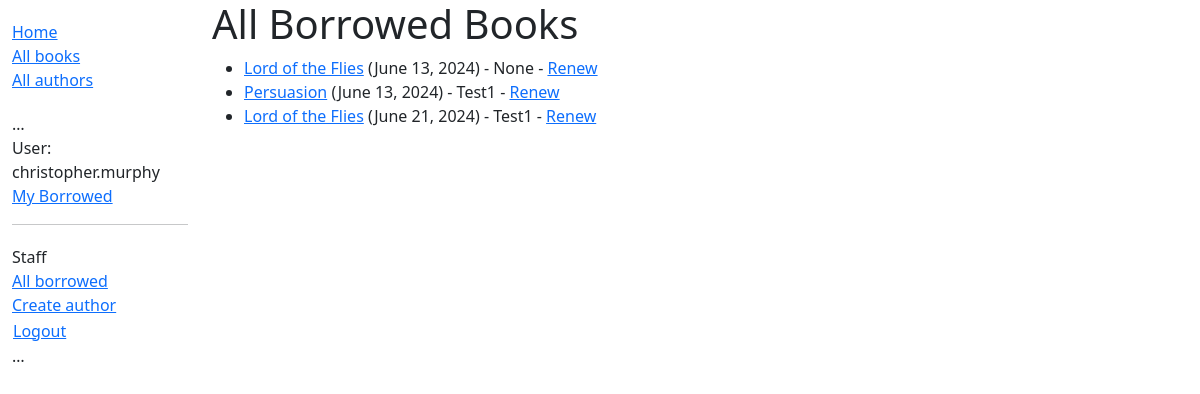
/catalog/allborrowed/ (signed in), run on the app's committed database.
### catalog/models.py (models this page shows, shortened)
class BookInstance(models.Model):
    id = models.UUIDField(primary_key=True, default=uuid.uuid4,
                          help_text="Unique ID for this particular book across whole library")
    book = models.ForeignKey('Book', on_delete=models.PROTECT, null=True)
    imprint = models.CharField(max_length=200)
    due_back = models.DateField(null=True, blank=True)
    LOAN_STATUS = (
        ('m', 'Maintenance'),
        ('o', 'On loan'),
        ('a', 'Available'),
        ('r', 'Reserved'),
    )
    status = models.CharField(
        max_length=1,
        choices=LOAN_STATUS,
        blank=True,
        default='m',
        help_text='Book availability',
    )
    class Meta:
        ordering = ['due_back']
        permissions = (("can_mark_returned", "Set book as returned"),)
    borrower = models.ForeignKey(settings.AUTH_USER_MODEL, on_delete=models.SET_NULL, null=True, blank=True)
    @property
    def is_overdue(self):
        return bool(self.due_back and date.today() > self.due_back)

class Book(models.Model):
    title = models.CharField(max_length=200)
    author = models.ForeignKey('Author', on_delete=models.PROTECT, null=True)
    summary = models.TextField(
        max_length=1000, help_text="Enter a brief description of the book")
    isbn = models.CharField('ISBN', max_length=13,
                            unique=True,
                            help_text='13 Character <a href="https://www.isbn-international.org/content/what-isbn'
                                      '">ISBN number</a>')
    genre = models.ManyToManyField(
        Genre, help_text="Select a genre for this book")
    def display_genre(self):
        """Create a string for the Genre. This is required to display genre in Admin."""
        return ', '.join([genre.name for genre in self.genre.all()[:3]])
    display_genre.short_description = 'Genre'

### catalog/views.py (the view)
class AllLoanedBooksListView(PermissionRequiredMixin, generic.ListView):
    model = BookInstance
    template_name = 'catalog/all_borrowed.html'
    paginate_by = 10
    permission_required = 'catalog.can_mark_returned'
    def get_queryset(self):
        return BookInstance.objects.filter(status__exact='o').order_by('due_back')

### catalog/templates/catalog/all_borrowed.html
{% extends "base_generic.html" %} {% block content %}
<h1>All Borrowed Books</h1>
{% if bookinstance_list %}
<ul>
    {% for bookinst in bookinstance_list %}
    <li class="{% if bookinst.is_overdue %}text-danger{% endif %}">
        <a href="{% url 'book-detail' bookinst.book.pk %}">{{ bookinst.book.title }}</a>
        ({{ bookinst.due_back }}) {% if user.is_staff %}- {{ bookinst.borrower }} {% endif %}
        {% if perms.catalog.can_mark_returned %}-
        <a href="{% url 'renew-book-librarian' bookinst.id %}">Renew</a>
        {% endif %}
    </li>
    {% endfor %}
</ul>
{% else %}
<p>There are no books borrowed.</p>
{% endif %} {% endblock %}

### catalog/templates/base_generic.html (shortened to what this page needs)
<!DOCTYPE html>
<html lang="en">
    <head>
        <link
            href="https://cdn.jsdelivr.net/npm/bootstrap@5.3.3/dist/css/bootstrap.min.css"
            rel="stylesheet"
        />
        {% load static %}
        <link rel="stylesheet" href="{% static 'css/styles.css' %}" />
    </head>
    <body>
        <div class="container-fluid">
            <div class="row">
                <div class="col-sm-2">
                    {% block sidebar %}
                    <ul class="sidebar-nav">
                        <li><a href="{% url 'index' %}">Home</a></li>
                        <li><a href="{% url 'books' %}">All books</a></li>
                        <li><a href="{% url 'authors' %}">All authors</a></li>
                    </ul>
                    <ul class="sidebar-nav">
                        … {% if user.is_authenticated %}
                        <li>User: {{ user.get_username }}</li>
                        <li>
                            <a href="{% url 'my-borrowed' %}">My Borrowed</a>
                        </li>
                        {% if user.is_staff %}
                        <hr />
                        <ul class="sidebar-nav">
                            <li>Staff</li>
                            <li><a href="{% url 'all-borrowed' %}">All borrowed</a></li>
                            {% if perms.catalog.add_author %}
                            <li><a href="{% url 'author-create' %}">Create author</a></li>
                            {% endif %}
                        </ul>
                        {% endif %}
                        <li>
                            <form id="logout-form" method="post" action="{% url 'logout' %}">
                                <button type="submit" class="btn btn-link">Logout</button>
                            </form>
                        </li>
                        {% else %}
                        <li><a href="{% url 'login' %}?next={{ request.path }}">Login</a></li>
                        {% endif %} …
                    </ul>
                    {% endblock %}
                </div>
                <div class="col-sm-10">
                    {% block content %}{% endblock %}
                </div>
            </div>
        </div>
    </body>
</html>

### catalog/static/css/styles.css (style rules this page uses)
.sidebar-nav { margin-top: 20px; padding: 0; list-style: none; }
#logout-form { display: inline; }
#logout-form button { padding: 0; margin: 0; }

### data on the page
BookInstance: book "Lord of the Flies", due_back "June 13, 2024", borrower "None"
BookInstance: book "Persuasion", due_back "June 13, 2024", borrower "Test1"
BookInstance: book "Lord of the Flies", due_back "June 21, 2024", borrower "Test1"

### other printed values
{{ user.get_username }} "christopher.murphy"
